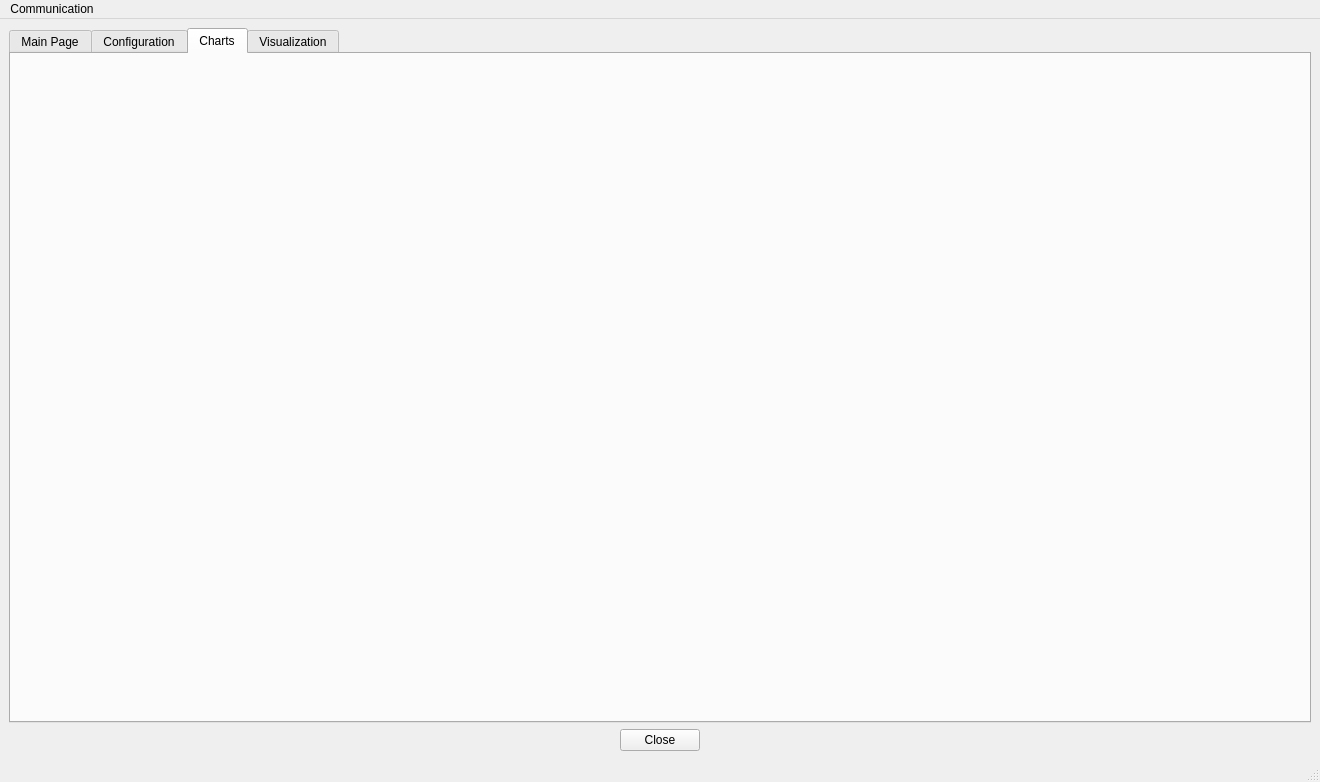
<?xml version="1.0" encoding="UTF-8"?>
<ui version="4.0">
 <class>MainWindow</class>
 <widget class="QMainWindow" name="MainWindow">
  <property name="geometry">
   <rect>
    <x>0</x>
    <y>0</y>
    <width>1320</width>
    <height>782</height>
   </rect>
  </property>
  <property name="windowTitle">
   <string>MainWindow</string>
  </property>
  <widget class="QWidget" name="centralwidget">
   <layout class="QGridLayout" name="gridLayout">
    <item row="2" column="2">
     <spacer name="horizontalSpacer_2">
      <property name="orientation">
       <enum>Qt::Horizontal</enum>
      </property>
      <property name="sizeHint" stdset="0">
       <size>
        <width>40</width>
        <height>20</height>
       </size>
      </property>
     </spacer>
    </item>
    <item row="2" column="0">
     <spacer name="horizontalSpacer">
      <property name="orientation">
       <enum>Qt::Horizontal</enum>
      </property>
      <property name="sizeHint" stdset="0">
       <size>
        <width>40</width>
        <height>20</height>
       </size>
      </property>
     </spacer>
    </item>
    <item row="2" column="1">
     <widget class="QPushButton" name="pushButton">
      <property name="sizePolicy">
       <sizepolicy hsizetype="Minimum" vsizetype="Fixed">
        <horstretch>0</horstretch>
        <verstretch>0</verstretch>
       </sizepolicy>
      </property>
      <property name="maximumSize">
       <size>
        <width>80</width>
        <height>30</height>
       </size>
      </property>
      <property name="text">
       <string>Close</string>
      </property>
     </widget>
    </item>
    <item row="0" column="0" colspan="3">
     <widget class="QTabWidget" name="tabWidget">
      <property name="minimumSize">
       <size>
        <width>0</width>
        <height>0</height>
       </size>
      </property>
      <property name="currentIndex">
       <number>2</number>
      </property>
      <widget class="QWidget" name="main_page">
       <attribute name="title">
        <string>Main Page</string>
       </attribute>
       <layout class="QVBoxLayout" name="verticalLayout_2">
        <item>
         <widget class="QTextEdit" name="textEdit">
          <property name="maximumSize">
           <size>
            <width>16777215</width>
            <height>80</height>
           </size>
          </property>
          <property name="undoRedoEnabled">
           <bool>false</bool>
          </property>
          <property name="readOnly">
           <bool>true</bool>
          </property>
          <property name="html">
           <string>&lt;!DOCTYPE HTML PUBLIC &quot;-//W3C//DTD HTML 4.0//EN&quot; &quot;http://www.w3.org/TR/REC-html40/strict.dtd&quot;&gt;
&lt;html&gt;&lt;head&gt;&lt;meta name=&quot;qrichtext&quot; content=&quot;1&quot; /&gt;&lt;style type=&quot;text/css&quot;&gt;
p, li { white-space: pre-wrap; }
&lt;/style&gt;&lt;/head&gt;&lt;body style=&quot; font-family:'Sans Serif'; font-size:9pt; font-weight:400; font-style:normal;&quot;&gt;
&lt;p align=&quot;center&quot; style=&quot; margin-top:0px; margin-bottom:0px; margin-left:0px; margin-right:0px; -qt-block-indent:0; text-indent:0px;&quot;&gt;&lt;span style=&quot; font-size:36pt;&quot;&gt;&amp;quot;MiLo&amp;quot; robot arm visualisation&lt;/span&gt;&lt;/p&gt;&lt;/body&gt;&lt;/html&gt;</string>
          </property>
         </widget>
        </item>
        <item>
         <widget class="MainPageViewer" name="widget_2" native="true"/>
        </item>
       </layout>
      </widget>
      <widget class="QWidget" name="configuration_page">
       <attribute name="title">
        <string>Configuration</string>
       </attribute>
       <layout class="QVBoxLayout" name="verticalLayout">
        <item>
         <widget class="QGroupBox" name="groupBox">
          <property name="minimumSize">
           <size>
            <width>0</width>
            <height>0</height>
           </size>
          </property>
          <property name="maximumSize">
           <size>
            <width>16777215</width>
            <height>100</height>
           </size>
          </property>
          <property name="title">
           <string>Connection</string>
          </property>
          <layout class="QFormLayout" name="formLayout">
           <item row="0" column="0">
            <widget class="QPushButton" name="pushButton_search">
             <property name="text">
              <string>Search</string>
             </property>
            </widget>
           </item>
           <item row="0" column="1">
            <widget class="QComboBox" name="comboBox_device_list"/>
           </item>
           <item row="1" column="0">
            <widget class="QPushButton" name="pushButton_connect">
             <property name="text">
              <string>Connect</string>
             </property>
            </widget>
           </item>
           <item row="1" column="1">
            <widget class="QPushButton" name="pushButton_disconnect">
             <property name="text">
              <string>Disconnect</string>
             </property>
            </widget>
           </item>
          </layout>
         </widget>
        </item>
        <item>
         <widget class="QGroupBox" name="groupBox_2">
          <property name="title">
           <string>UART</string>
          </property>
          <layout class="QHBoxLayout" name="horizontalLayout">
           <item>
            <widget class="QTextEdit" name="textEdit_logs"/>
           </item>
          </layout>
         </widget>
        </item>
       </layout>
      </widget>
      <widget class="QWidget" name="charts_page">
       <attribute name="title">
        <string>Charts</string>
       </attribute>
       <layout class="QGridLayout" name="gridLayout_3"/>
      </widget>
      <widget class="QWidget" name="visualization_page">
       <attribute name="title">
        <string>Visualization</string>
       </attribute>
       <layout class="QGridLayout" name="gridLayout_2">
        <item row="0" column="0">
         <widget class="Viewer" name="widget" native="true"/>
        </item>
       </layout>
      </widget>
     </widget>
    </item>
   </layout>
  </widget>
  <widget class="QMenuBar" name="menubar">
   <property name="enabled">
    <bool>true</bool>
   </property>
   <property name="geometry">
    <rect>
     <x>0</x>
     <y>0</y>
     <width>1320</width>
     <height>22</height>
    </rect>
   </property>
   <widget class="QMenu" name="menuCommunication">
    <property name="title">
     <string>Communication</string>
    </property>
   </widget>
   <addaction name="menuCommunication"/>
  </widget>
  <widget class="QStatusBar" name="statusbar">
   <property name="enabled">
    <bool>true</bool>
   </property>
  </widget>
 </widget>
 <customwidgets>
  <customwidget>
   <class>Viewer</class>
   <extends>QWidget</extends>
   <header location="global">viewer.h</header>
   <container>1</container>
  </customwidget>
  <customwidget>
   <class>MainPageViewer</class>
   <extends>QWidget</extends>
   <header location="global">viewer.h</header>
   <container>1</container>
  </customwidget>
 </customwidgets>
 <resources/>
 <connections>
  <connection>
   <sender>pushButton</sender>
   <signal>clicked()</signal>
   <receiver>MainWindow</receiver>
   <slot>close()</slot>
   <hints>
    <hint type="sourcelabel">
     <x>638</x>
     <y>743</y>
    </hint>
    <hint type="destinationlabel">
     <x>581</x>
     <y>745</y>
    </hint>
   </hints>
  </connection>
 </connections>
</ui>
